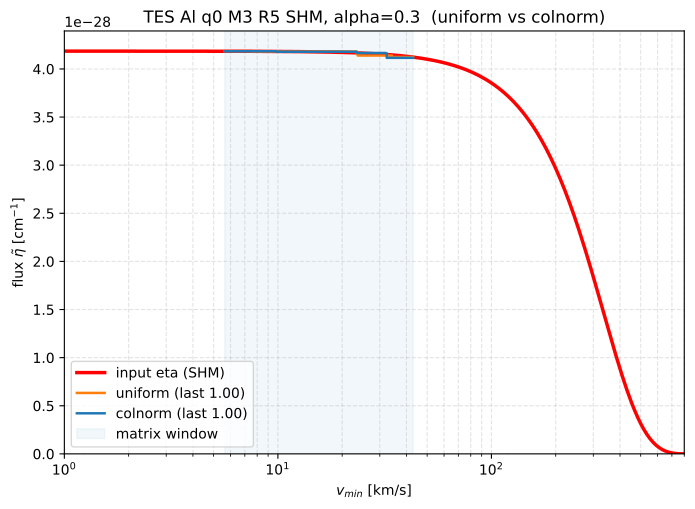

Generate this figure with Python:
import numpy as np, matplotlib
matplotlib.use("Agg"); import matplotlib.pyplot as plt
from weight_test import (central_area_cut, trap_weights, eta_halo_at,
                         weighted_min_flux_lp, CM_at, GEV_NATIVE, CSV_DIR, TARGET)

ALPHA=0.30; mass="3"
GEV=1e9/abs(eta_halo_at(GEV_NATIVE,"1",np.genfromtxt(CSV_DIR/"Al_q0M1_R5.csv",delimiter=",",names=True)["vmin"])).max()
d=np.genfromtxt(CSV_DIR/f"Al_q0M{mass}_R5.csv",delimiter=",",names=True); v=d["vmin"]
R=np.array([d[c] for c in d.dtype.names if c!="vmin"]); w=trap_weights(v)
Rc=np.array([central_area_cut(v,R[i],ALPHA) for i in range(len(R))])
M0=(Rc*w[None,:]); keep=M0.any(axis=0); M0k,vk=M0[:,keep],v[keep]
M=M0k/(GEV/GEV_NATIVE); eta=eta_halo_at(GEV,mass,vk)
mp=(TARGET/float((M@eta).max()))*M; data=mp@eta
cn=np.linalg.norm(mp,axis=0); C=CM_at(GEV)
xu=weighted_min_flux_lp(mp,data,np.ones(mp.shape[1]))
xc=weighted_min_flux_lp(mp,data,cn/cn.max())
print(f"window [{vk.min():.0f},{vk.max():.0f}] km/s, {len(vk)} cols")
print(f"uniform: last x/eta={xu[-1]/eta[-1]:.3f}  err={np.linalg.norm(xu-eta)/np.linalg.norm(eta):.2e}")
print(f"colnorm: last x/eta={xc[-1]/eta[-1]:.3f}  err={np.linalg.norm(xc-eta)/np.linalg.norm(eta):.2e}")
vg=np.logspace(0,np.log10(800),400)
fig,ax=plt.subplots(figsize=(8,5.5))
ax.plot(vg, eta_halo_at(GEV,mass,vg)*C, color="red", lw=2.5, label="input eta (SHM)")
ax.step(vk, xu*C, where="mid", color="C1", lw=1.8, label=f"uniform (last {xu[-1]/eta[-1]:.2f})")
ax.step(vk, xc*C, where="mid", color="C0", lw=1.8, label=f"colnorm (last {xc[-1]/eta[-1]:.2f})")
ax.axvspan(vk.min(),vk.max(),color="C0",alpha=0.06,label="matrix window")
ax.set_xscale("log"); ax.set_xlim(1,800); ax.set_ylim(bottom=0)
ax.set_xlabel(r"$v_{min}$ [km/s]"); ax.set_ylabel(r"flux $\tilde{\eta}$ [cm$^{-1}$]")
ax.set_title("TES Al q0 M3 R5 SHM, alpha=0.3  (uniform vs colnorm)")
ax.grid(True,which="both",ls="--",alpha=0.35); ax.legend(fontsize=10)
fig.savefig("tes_M3_a030.pdf",bbox_inches="tight"); print("saved tes_M3_a030.pdf")
